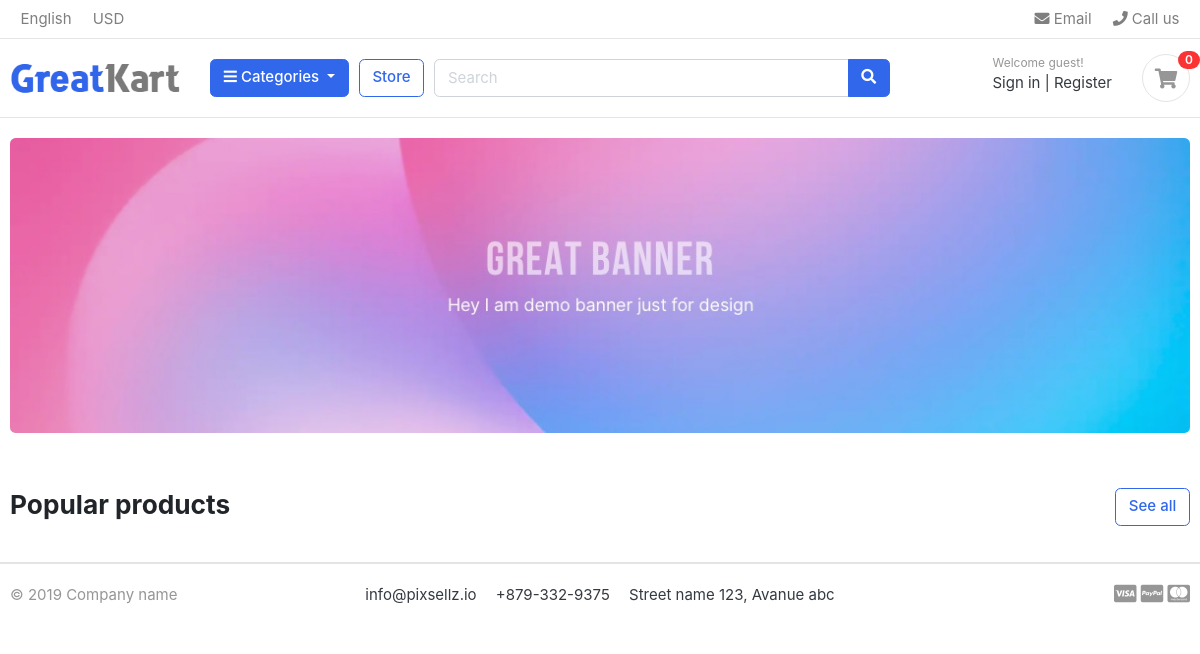
The app's page /, older data.
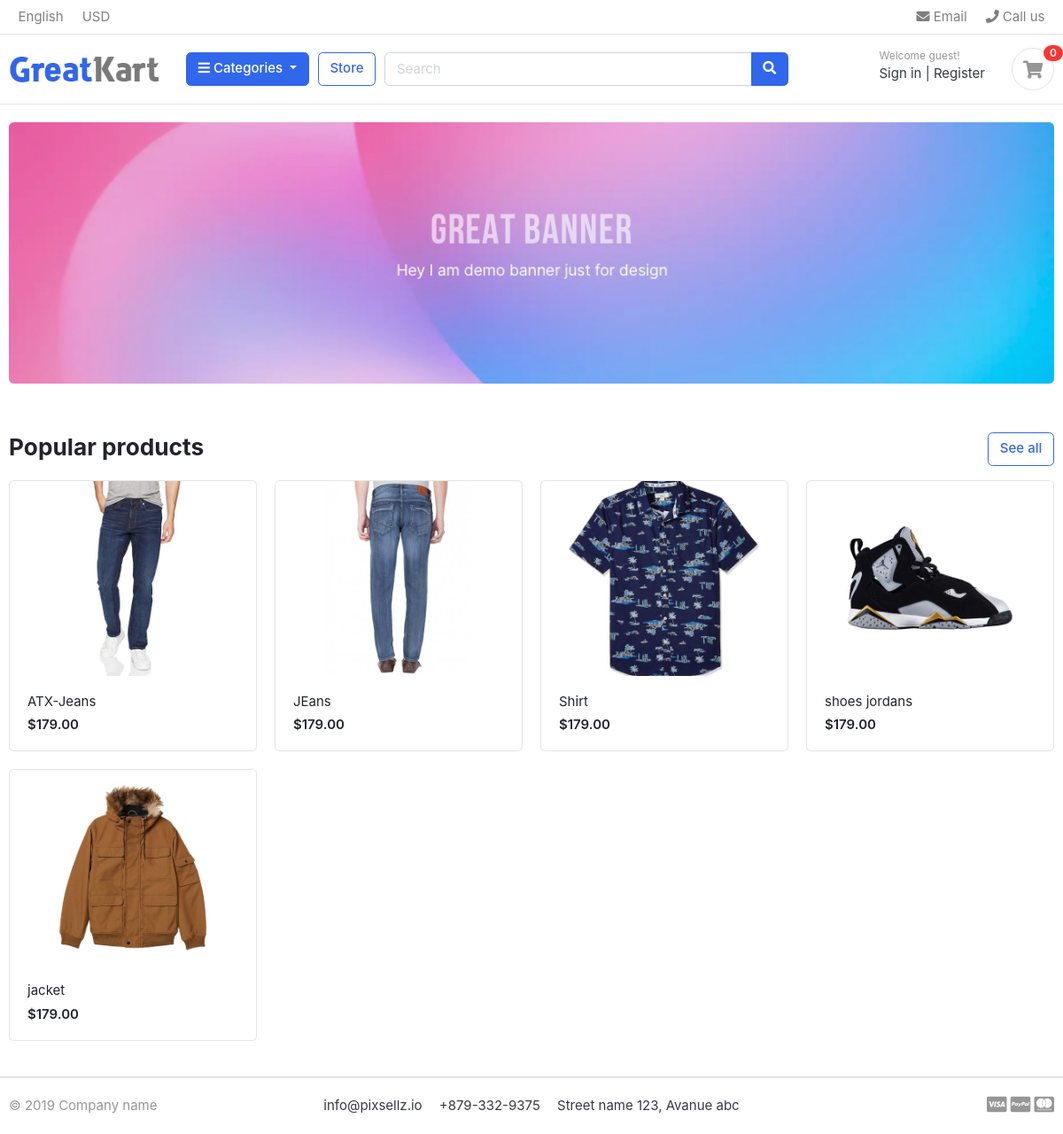
The same page, newer data.
### store/models.py (models this page shows, shortened)
class Product(models.Model):
    title = models.CharField(max_length=150, unique=True)
    slug = models.SlugField(max_length=200, unique=True)
    description = models.TextField(max_length=500, blank=True)
    images = models.ImageField(upload_to='static/images')
    price = models.IntegerField()
    stock = models.IntegerField()
    category = models.ForeignKey(Categories, on_delete=models.CASCADE)
    date_added = models.DateTimeField(auto_now_add=True)
    date_modified = models.DateTimeField(auto_now=True)
    is_available = models.BooleanField(default=True)
    def get_url(self):
        return reverse('product_details', args=[self.category.slug, self.slug])

### main/views.py (the view)
# urls.py: 2. Add a URL to urlpatterns:  path('', views.home, name='home')
def home(request):
    products = Product.objects.filter(is_available=True)
    dictionary = {
        'products': products
    }
    return render(request, 'home.html', dictionary)

### categories/context_processors.py (called while the page is built)
def categories_link(request):
    links = Categories.objects.all
    return dict(links=links)

### categories/models.py (called while the page is built)
    def get_url(self):
        return reverse('categories', args=[self.slug])

### main/templates/home.html
{% extends 'base.html' %}
{% load static %}
{% block content %}
<section class="section-intro padding-y-sm">
<div class="container">
<div class="intro-banner-wrap">
	<img src="images/banners/1.jpg" class="img-fluid rounded">
</div>
</div>
</section>
<section class="section-name padding-y-sm">
<div class="container">
<header class="section-heading">
	<a href="./store.html" class="btn btn-outline-primary float-right">See all</a>
	<h3 class="section-title">Popular products</h3>
</header>
<div class="row">
	{% for product in products %}
	<div class="col-md-3">
		<div class="card card-product-grid">
			<a href="{{ product.get_url }}" class="img-wrap"> <img src="{{  product.images.url  }}"> </a>
			<figcaption class="info-wrap">
				<a href="{{ product.get_url }}" class="title">{{ product.title }}</a>
				<div class="price mt-1">$179.00</div>
			</figcaption>
		</div>
	</div>
	{% endfor %}
</div>
</div>
</section>
{% endblock %}

Row changes from the older to the newer data that the page shows:
added Product: images (picture), title "ATX-Jeans"
added Product: images (picture), title "JEans"
added Product: images (picture), title "Shirt"
added Product: images (picture), title "shoes jordans"
added Product: images (picture), title "jacket"
